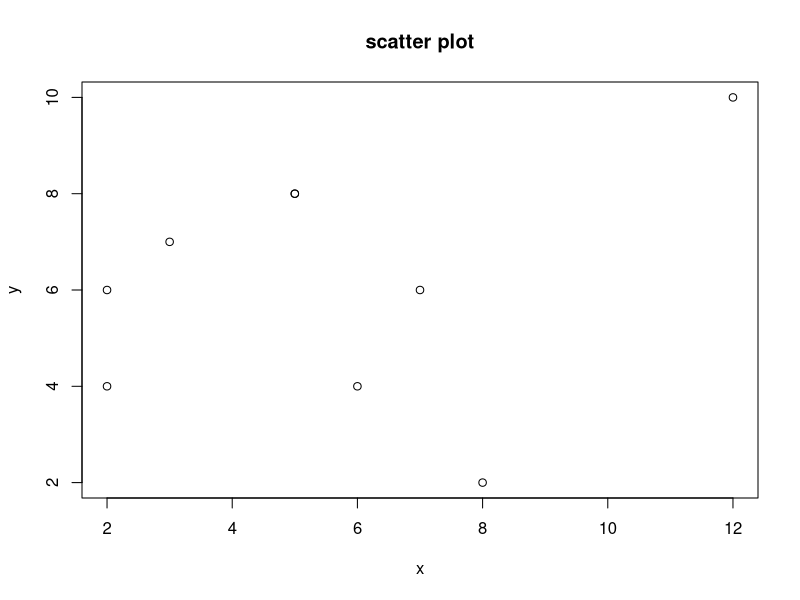

The R script that drew this image:
# Syntax
# plot(x, y, main, xlab, ylab, xlim, ylim, axes)

# x- vector of data
# y- vector of data

# Optional paramters
# main- title of chart
# type- "p" to draw only the points, "l" for lines and "o" to draw both
# xlab- label for x axis
# ylab- label for y axis
# xlim- range of values on the x-axis
# ylim- range of values on the y-axis
# axes- indicates whether both axes should be drawn on the plot

# Create data for the graph.
x <- c(5,3,6,7,8,2,5,12,2)
y <- c(8,7,4,6,2,4,8,10,6)

# Create a file
png(file = "scatter plot.jpg")

# Plot the chart
plot(x,y, main="scatter plot")

# Save the file
dev.off()